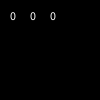
Frame 1 (no input)
Frame 60 (the mouse pressed at the canvas centre just before this capture): identical to frame 1, image omitted
Frame 120 (the mouse held since frame 60 and released just before this capture): identical to frame 1, image omitted

The Processing sketch that drew this single still picture (run headless with seeded random() and noise(); from frame 60 on, the mouse is pressed at the canvas centre):

// Processing sketch: timer
// ── timer.pde
int last;
boolean counting = false;
int sec = 0;
int min = 0;
int outMS;

void setup() {
  last = millis();
}

void draw() {
  background(0);
  if (counting) {
    int ms = millis()-last;
    if (ms >= 59000) {
      last = millis();
      min++;
    }
    int sec = ms/1000;
    outMS = int((((ms*0.001) - int(ms*0.001))*1000));
    text(outMS, 51, 20);
    text(sec, 30, 20);
    text(min, 10, 20);
  } else {
    int ms = millis()-millis();
    int sec = ms/1000;
    int min = sec/60;
    text(ms, 50, 20);
    text(sec, 30, 20);
    text(min, 10, 20);
  }
}

void keyPressed() {
  if (key == 'b') {
    counting = !counting;
    last = millis();
    min = 0;
  } 
}
